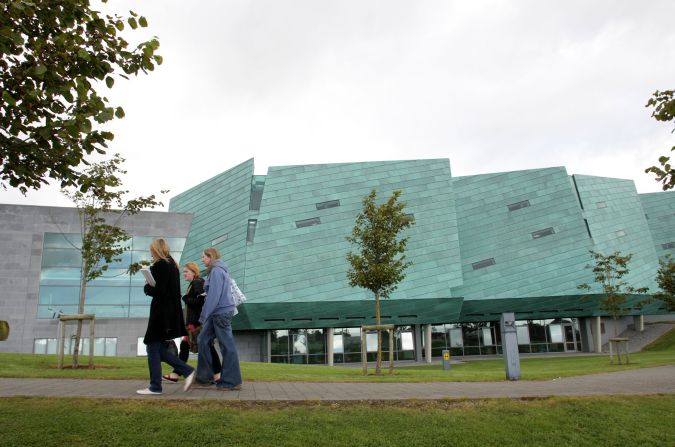
#> input picture Lab8/ATU.jpg, 675 x 447 px
$ python lab8.py
#> lines starting #> are read from the running program, lines starting #| are printed output that depends on the picture
# Import necessary libraries
import cv2
import numpy as np
from matplotlib import pyplot as plt

# Define the number of rows and columns for subplots
nrows = 2
ncols = 2

# Read the original image from file
imgOrig = cv2.imread("ATU.jpg")
#> imgOrig is the input picture: shape (447, 675, 3); mean B, G, R 146.4, 158.5, 148.9

# Convert the original image to grayscale
imgGray = cv2.cvtColor(imgOrig, cv2.COLOR_BGR2GRAY)
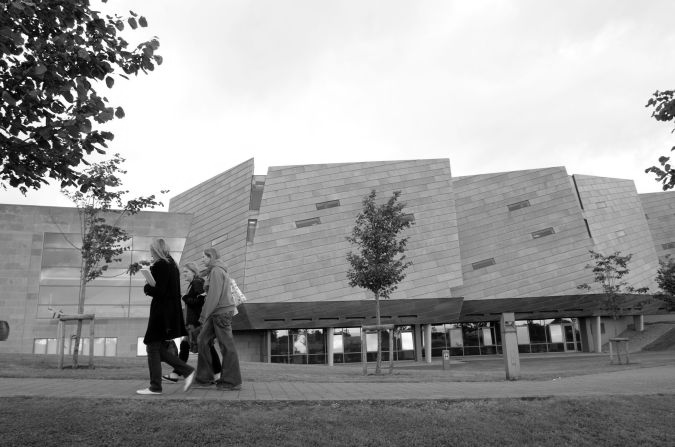
#> imgGray: shape (447, 675); min 0, max 255, mean 154.2

# Apply a 3x3 Gaussian blur to the grayscale image
img3 = cv2.GaussianBlur(imgGray, (3, 3), 0)

# Apply a 13x13 Gaussian blur to the grayscale image
img13 = cv2.GaussianBlur(imgGray, (13, 13), 0)
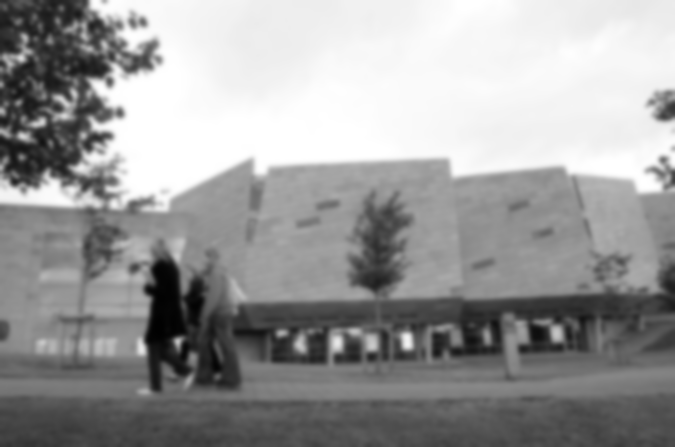
#> img13: shape (447, 675); min 1, max 255, mean 154.2

# Plot the original image using matplotlib
plt.subplot(nrows, ncols, 1), plt.imshow(cv2.cvtColor(imgOrig, cv2.COLOR_BGR2RGB), cmap='gray')
plt.title('Original'), plt.xticks([]), plt.yticks([])  # Set title and remove tick marks

# Plot the grayscale image using matplotlib
plt.subplot(nrows, ncols, 2), plt.imshow(imgGray, cmap='gray')
plt.title('GrayScale'), plt.xticks([]), plt.yticks([])  # Set title and remove tick marks

# Plot the 3x3 Gaussian blur image
plt.subplot(nrows, ncols, 3), plt.imshow(img3, cmap='gray')
plt.title('3x3 Gaussian Blur'), plt.xticks([]), plt.yticks([])

# Plot the 13x13 Gaussian blur image
plt.subplot(nrows, ncols, 4), plt.imshow(img13, cmap='gray')
plt.title('13x13 Gaussian Blur'), plt.xticks([]), plt.yticks([])

plt.show()  # Display the plot
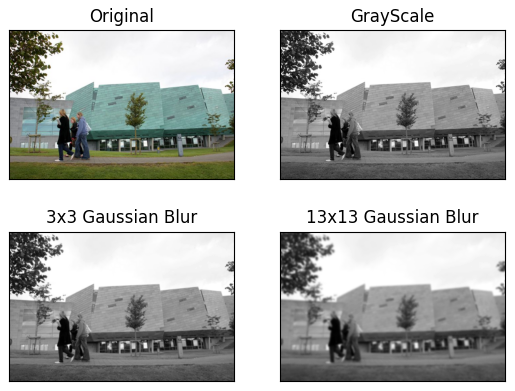
#> figure drawn by matplotlib, 4 panels
